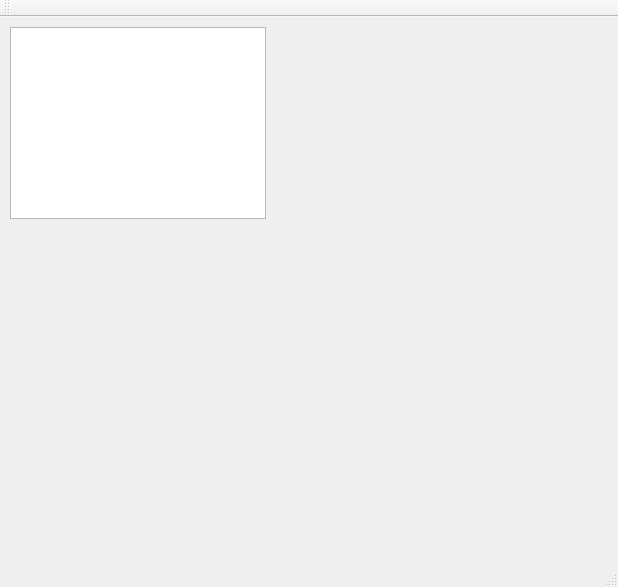
<?xml version="1.0" encoding="UTF-8"?>
<ui version="4.0">
 <class>MainWindow</class>
 <widget class="QMainWindow" name="MainWindow">
  <property name="geometry">
   <rect>
    <x>0</x>
    <y>0</y>
    <width>618</width>
    <height>587</height>
   </rect>
  </property>
  <property name="windowTitle">
   <string>MainWindow</string>
  </property>
  <widget class="QWidget" name="centralWidget">
   <widget class="QListView" name="priceListView">
    <property name="geometry">
     <rect>
      <x>10</x>
      <y>10</y>
      <width>256</width>
      <height>192</height>
     </rect>
    </property>
   </widget>
  </widget>
  <widget class="QMenuBar" name="menuBar">
   <property name="geometry">
    <rect>
     <x>0</x>
     <y>0</y>
     <width>618</width>
     <height>21</height>
    </rect>
   </property>
  </widget>
  <widget class="QToolBar" name="mainToolBar">
   <attribute name="toolBarArea">
    <enum>TopToolBarArea</enum>
   </attribute>
   <attribute name="toolBarBreak">
    <bool>false</bool>
   </attribute>
  </widget>
  <widget class="QStatusBar" name="statusBar"/>
 </widget>
 <layoutdefault spacing="6" margin="11"/>
 <resources/>
 <connections/>
</ui>
